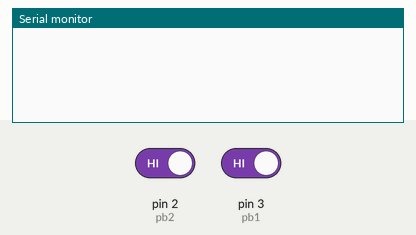
This sketch was run on a simulated Arduino Uno, built with avr-gcc and run on an emulated ATmega328P. Shown: the last lines printed to the serial monitor. The inputs (shaded band) are chosen by the test bench; at power-on: pin 2 (pb2) HIGH, pin 3 (pb1) HIGH.

Above: at 1.2 s.
1.3 s: pin 2 (pb2) driven LOW
At 1.47 s:
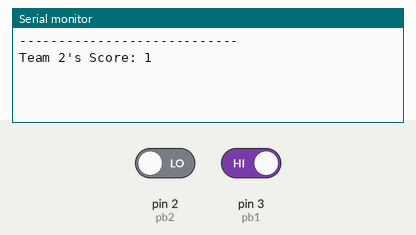
2.8 s: pin 3 (pb1) driven LOW
At 3.07 s:
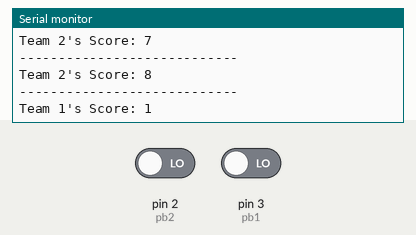
4.3 s: pin 2 (pb2) driven HIGH
At 8.29 s:
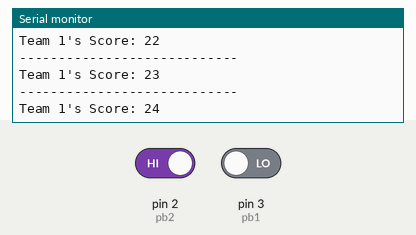
Timing chart, 0 to 9.8 s (numbered marks = the images above; inputs shaded):
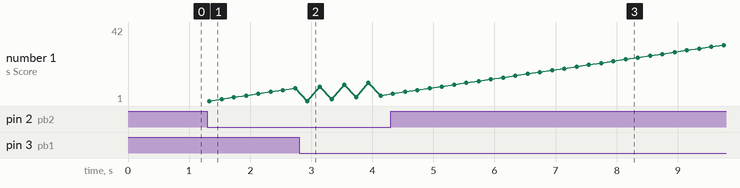

Measured:
- after the input at 1.3 s, the serial monitor: prints a new line at once (image 1)
- after the input at 2.8 s, the serial monitor: prints a new line after 0.13 s (image 2)
- after the input at 4.3 s, the serial monitor: prints a new line after 3.8 s (image 3)
- plotted number 1: 4 → 42 after the input at 4.3 s

The sketch:

serial_monitor_pt2_pb.ino
```cpp
// Push Button
int pb1 = 3;
int pb2 = 2;

// Counter
int count1 = 0;
int count2 = 0;

// Setup
void setup() {
  pinMode(pb1, INPUT);
  pinMode(pb2, INPUT);
  Serial.begin(9600);
}

// Loop
void loop() {
  if (digitalRead(pb1) == LOW) {
    count1++;
    Serial.println("----------------------------");
    Serial.print("Team 1's Score: ");
    Serial.print(count1);
    Serial.println();
    delay(200);
  }

  if (digitalRead(pb2) == LOW) {
    count2++;
    Serial.println("----------------------------");
    Serial.print("Team 2's Score: ");
    Serial.print(count2);
    Serial.println();
    delay(200);
  }
}
```
